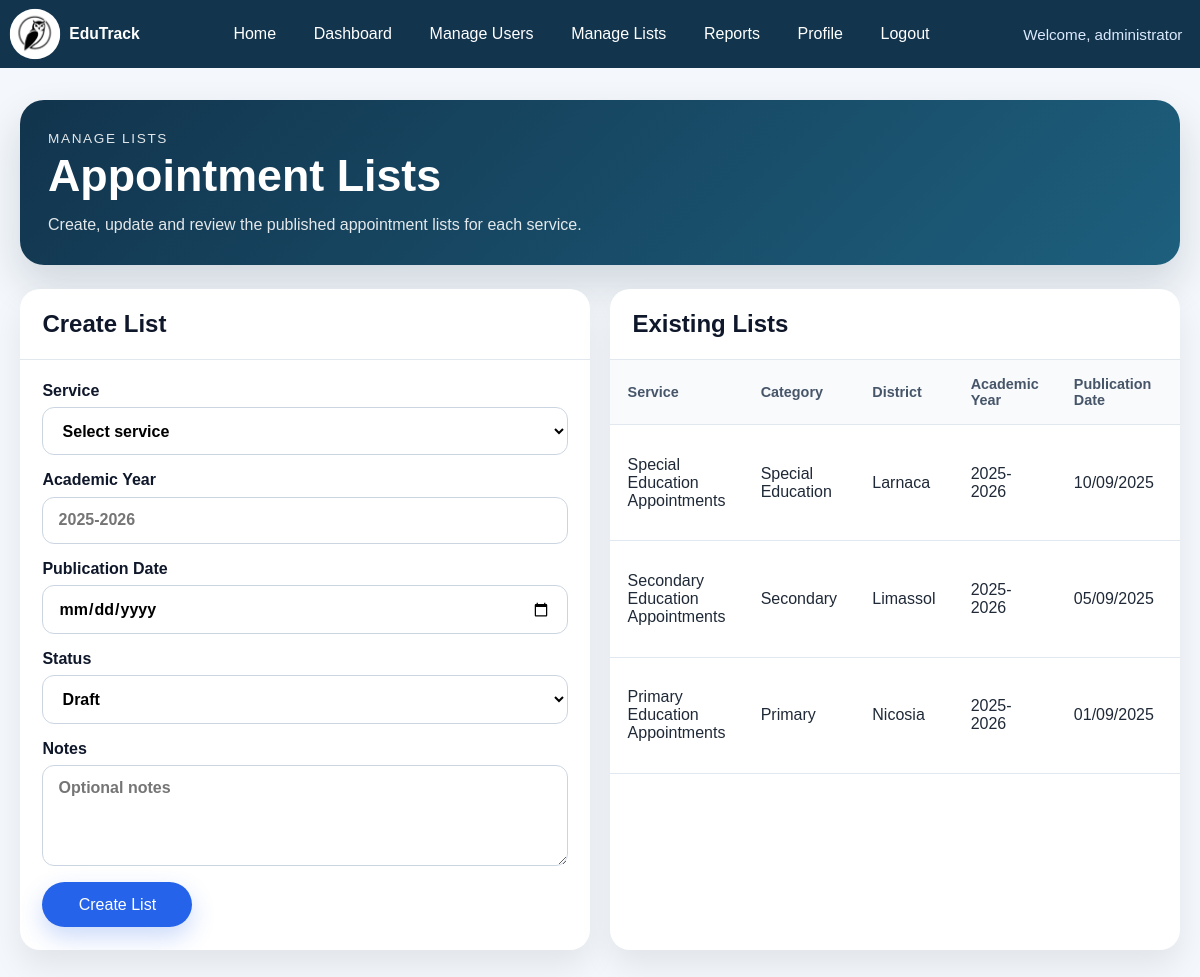
The page /admin/lists.php (signed in) on the database its author committed.
### tables this page shows
CREATE TABLE lists (
    id INT AUTO_INCREMENT PRIMARY KEY,
    service_id INT NOT NULL,
    academic_year VARCHAR(20) NOT NULL,
    publication_date DATE NOT NULL,
    status ENUM('draft', 'published', 'archived') NOT NULL DEFAULT 'draft',
    notes TEXT,
    created_at TIMESTAMP DEFAULT CURRENT_TIMESTAMP,
    CONSTRAINT fk_lists_service
        FOREIGN KEY (service_id) REFERENCES services(id)
        ON DELETE CASCADE
);

CREATE TABLE services (
    id INT AUTO_INCREMENT PRIMARY KEY,
    service_code VARCHAR(20) NOT NULL UNIQUE,
    title VARCHAR(150) NOT NULL,
    category VARCHAR(100) NOT NULL,
    district VARCHAR(100) NOT NULL,
    description TEXT,
    created_at TIMESTAMP DEFAULT CURRENT_TIMESTAMP
);

### admin/lists.php (the view, shortened to what this page needs)
<?php
require_once __DIR__ . '/../includes/admin.php';
$editList = null;
$stmt = $pdo->query(
    'SELECT
        lists.id,
        lists.academic_year,
        lists.publication_date,
        lists.status,
        lists.notes,
        services.title AS service_title,
        services.category,
        services.district
     FROM lists
     INNER JOIN services ON services.id = lists.service_id
     ORDER BY lists.publication_date DESC, lists.id DESC'
);
$lists = $stmt->fetchAll();
adminPageStart('Manage Lists');
?>
<main class="admin-page">
    <section class="admin-hero admin-hero--tight">
        <div>
            <p class="admin-eyebrow">Manage Lists</p>
            <h1>Appointment Lists</h1>
            <p>Create, update and review the published appointment lists for each service.</p>
        </div>
    </section>
    <section class="admin-two-column">
        <article class="admin-panel">
            <div class="admin-panel__header">
                <h2><?php echo $editList ? 'Update List' : 'Create List'; ?></h2>
            </div>
            <form class="admin-form" method="post">
                <label>
                    <span>Service</span>
                    <select name="service_id" required>
                        <option value="">Select service</option>
                    </select>
                </label>
                <label>
                    <span>Academic Year</span>
                    <input type="text" name="academic_year" value="<?php echo h($editList['academic_year'] ?? ''); ?>" placeholder="2025-2026" required>
                </label>
                <label>
                    <span>Publication Date</span>
                    <input type="date" name="publication_date" value="<?php echo h($editList['publication_date'] ?? ''); ?>" required>
                </label>
                <label>
                    <span>Status</span>
                    <select name="status">
                        <option value="draft" <?php echo (($editList['status'] ?? 'draft') === 'draft') ? 'selected' : ''; ?>>Draft</option>
                    </select>
                </label>
                <label>
                    <span>Notes</span>
                    <textarea name="notes" rows="4" placeholder="Optional notes"><?php echo h($editList['notes'] ?? ''); ?></textarea>
                </label>
                <div class="admin-form__actions">
                    <button class="button button--primary" type="submit"><?php echo $editList ? 'Save Changes' : 'Create List'; ?></button>
                </div>
            </form>
        </article>
        <article class="admin-panel">
            <div class="admin-panel__header">
                <h2>Existing Lists</h2>
            </div>
            <div class="admin-table-wrap">
                <table class="admin-table">
                    <thead>
                        <tr>
                            <th>Service</th>
                            <th>Category</th>
                            <th>District</th>
                            <th>Academic Year</th>
                            <th>Publication Date</th>
                            <th>Status</th>
                        </tr>
                    </thead>
                    <tbody>
                        <?php foreach ($lists as $list): ?>
                            <tr>
                                <td><?php echo h($list['service_title']); ?></td>
                                <td><?php echo h($list['category']); ?></td>
                                <td><?php echo h($list['district']); ?></td>
                                <td><?php echo h($list['academic_year']); ?></td>
                                <td><?php echo h(date('d/m/Y', strtotime($list['publication_date']))); ?></td>
                                <td><?php echo h(ucfirst($list['status'])); ?></td>
                            </tr>
                        <?php endforeach; ?>
                    </tbody>
                </table>
            </div>
        </article>
    </section>
</main>
<?php adminPageEnd(); ?>

### includes/admin.php (shortened to what this page needs)
<?php
require_once __DIR__ . '/navbar.php';
function h(?string $value): string
{
    return htmlspecialchars((string) $value, ENT_QUOTES, 'UTF-8');
}
function adminPageStart(string $title): void
{
    ?>
    <!DOCTYPE html>
    <html lang="en">
    <head>
        <link rel="stylesheet" href="<?php echo h(getProjectBasePath() . '/assets/css/style.css'); ?>">
    </head>
    <body>
        <?php renderNavbar(); ?>
    <?php
}
function adminPageEnd(): void
{
    echo '</body></html>';
}

### includes/navbar.php (shortened to what this page needs)
<?php
function getProjectBasePath(): string
{
    $scriptName = str_replace('\\', '/', $_SERVER['SCRIPT_NAME'] ?? '');
    $needle = '/project-root/';
    $position = strpos($scriptName, $needle);
    return str_starts_with($scriptName, '/project-root') ? '/project-root' : '';
}
function renderNavbar(): void
{
    $isLoggedIn = isset($_SESSION['user_id'], $_SESSION['username'], $_SESSION['role']);
    $role = $_SESSION['role'] ?? '';
    $username = htmlspecialchars($_SESSION['username'] ?? '', ENT_QUOTES, 'UTF-8');
    $basePath = getProjectBasePath();
    $links = [
        ['label' => 'Home', 'href' => $basePath . '/index.php'],
    ];
    if (!$isLoggedIn) {
        $links[] = ['label' => 'Search', 'href' => $basePath . '/search/dashboard.html'];
        $links[] = ['label' => 'Login', 'href' => $basePath . '/index.php?form=login#auth-panel'];
        $links[] = ['label' => 'Register', 'href' => $basePath . '/index.php?form=register#auth-panel'];
    } elseif ($role === 'admin') {
        $links[] = ['label' => 'Dashboard', 'href' => $basePath . '/admin/dashboard.php'];
        $links[] = ['label' => 'Manage Users', 'href' => $basePath . '/admin/users.php'];
        $links[] = ['label' => 'Manage Lists', 'href' => $basePath . '/admin/lists.php'];
        $links[] = ['label' => 'Reports', 'href' => $basePath . '/admin/reports.php'];
        $links[] = ['label' => 'Profile', 'href' => $basePath . '/admin/profile.php'];
        $links[] = ['label' => 'Logout', 'href' => $basePath . '/auth/logout.php'];
    }
    ?>
    <nav class="navbar">
        <div class="navbar__inner">
            <a class="navbar__brand" href="<?php echo htmlspecialchars($basePath . '/index.php', ENT_QUOTES, 'UTF-8'); ?>">
                <img class="navbar__logo" src="<?php echo htmlspecialchars($basePath . '/assets/images/owlogo.png', ENT_QUOTES, 'UTF-8'); ?>" alt="OW logo">
                <span>EduTrack</span>
            </a>
            <div class="navbar__menu">
                <?php foreach ($links as $link): ?>
                    <a class="navbar__link" href="<?php echo htmlspecialchars($link['href'], ENT_QUOTES, 'UTF-8'); ?>">
                        <?php echo htmlspecialchars($link['label'], ENT_QUOTES, 'UTF-8'); ?>
                    </a>
                <?php endforeach; ?>
            </div>
            <?php if ($isLoggedIn): ?>
                <p class="navbar__welcome">Welcome, <?php echo $username; ?></p>
            <?php endif; ?>
        </div>
    </nav>
    <?php
}

### assets/css/style.css (style rules this page uses)
* { box-sizing: border-box; }
body { margin: 0; font-family: Arial, sans-serif; color: #1f2937; background: #f4f7fb; }
a { color: inherit; text-decoration: none; }
.navbar { background: #12344d; color: #ffffff; }
.navbar__inner { max-width: 1280px; margin: 0 auto; padding: 0.7rem 1.1rem 0.7rem 0.75rem; display: flex; align-items: center; justify-content: space-between; gap: 1rem; flex-wrap: wrap; }
.navbar__brand { display: inline-flex; align-items: center; gap: 0.7rem; font-weight: 700; }
.navbar__brand span { font-size: 0.98rem; line-height: 1; }
.navbar__logo { width: 46px; height: 46px; object-fit: cover; object-position: center; border-radius: 50%; background: #ffffff; padding: 0.08rem; transform: scale(1.1); transform-origin: center; }
.navbar__menu { display: flex; align-items: center; gap: 0.75rem; flex-wrap: wrap; }
.navbar__link { padding: 0.5rem 0.8rem; border-radius: 999px; transition: background-color 0.2s ease; }
.navbar__welcome { margin: 0; font-size: 0.95rem; color: #dbeafe; }
.button { display: inline-flex; align-items: center; justify-content: center; min-width: 150px; padding: 0.85rem 1.2rem; border-radius: 999px; font-weight: 700; transition: transform 0.2s ease, box-shadow 0.2s ease; border: 0; cursor: pointer; font: inherit; }
.button--primary { background: #2563eb; color: #ffffff; box-shadow: 0 10px 24px rgba(37, 99, 235, 0.24); }
.admin-page { max-width: 1280px; margin: 0 auto; padding: 2rem 1.25rem 3rem; }
.admin-hero { display: flex; align-items: center; justify-content: space-between; gap: 1rem; padding: 1.75rem; border-radius: 24px; background: linear-gradient(135deg, #12344d 0%, #1d5f7d 100%); color: #ffffff; box-shadow: 0 20px 40px rgba(18, 52, 77, 0.16); }
.admin-hero--tight { margin-bottom: 1.5rem; }
.admin-hero h1 { margin: 0 0 0.65rem; font-size: clamp(2rem, 4vw, 2.8rem); }
.admin-hero p { margin: 0; max-width: 700px; color: rgba(255, 255, 255, 0.88); line-height: 1.6; }
.admin-eyebrow { margin: 0 0 0.55rem; font-size: 0.85rem; letter-spacing: 0.12em; text-transform: uppercase; color: #bfdbfe; }
.admin-stats-grid, .admin-card-grid, .admin-two-column { display: grid; gap: 1.25rem; margin-top: 1.5rem; }
.admin-card-grid, .admin-two-column { grid-template-columns: repeat(auto-fit, minmax(300px, 1fr)); }
.admin-stat-card, .admin-panel, .admin-action-card { background: #ffffff; border-radius: 20px; box-shadow: 0 16px 32px rgba(15, 23, 42, 0.08); }
.admin-panel { overflow: hidden; }
.admin-panel__header { display: flex; align-items: center; justify-content: space-between; gap: 1rem; padding: 1.3rem 1.4rem; border-bottom: 1px solid #e2e8f0; }
.admin-panel__header h2, .admin-list-block h3 { margin: 0; color: #0f172a; }
.admin-form, .admin-list-block { display: grid; gap: 1rem; padding: 1.4rem; }
.admin-form label { display: grid; gap: 0.45rem; color: #0f172a; font-weight: 600; }
.admin-form input, .admin-form select, .admin-form textarea, .admin-search input { width: 100%; padding: 0.85rem 0.95rem; border: 1px solid #cbd5e1; border-radius: 12px; font: inherit; background: #ffffff; }
.admin-form textarea { resize: vertical; }
.admin-form__actions, .admin-search, .admin-table__actions { display: flex; align-items: center; gap: 0.75rem; flex-wrap: wrap; }
.admin-table-wrap { overflow-x: auto; }
.admin-table { width: 100%; border-collapse: collapse; }
.admin-table th, .admin-table td { padding: 1rem 1.1rem; border-bottom: 1px solid #e2e8f0; text-align: left; }
.admin-table th { font-size: 0.9rem; color: #475569; background: #f8fafc; }

### rows shown on the page
lists: service.title "Special Education Appointments", service.category "Special Education", service.district "Larnaca", academic_year "2025-2026", publication_date "10/09/2025"
lists: service.title "Secondary Education Appointments", service.category "Secondary", service.district "Limassol", academic_year "2025-2026", publication_date "05/09/2025"
lists: service.title "Primary Education Appointments", service.category "Primary", service.district "Nicosia", academic_year "2025-2026", publication_date "01/09/2025"

### other values the page prints
$link['label'] "Home"
$link['label'] "Dashboard"
$link['label'] "Manage Users"
$link['label'] "Manage Lists"
$link['label'] "Reports"
$link['label'] "Profile"
$link['label'] "Logout"
$username "administrator"
